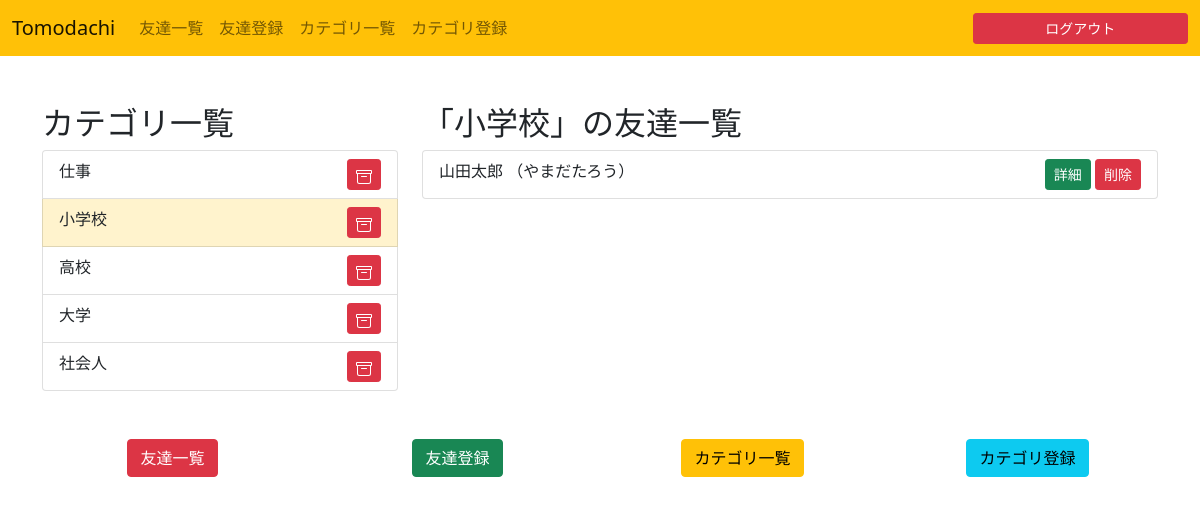
The app's page /category/9/ (signed in) with its own data.
### friendslist/models.py (models this page shows)
class Category(models.Model):
    name = models.CharField(default="", max_length=20)
    created_at = models.DateTimeField(auto_now_add=True)
    updated_at = models.DateTimeField(auto_now=True)
    user = models.ForeignKey(get_user_model(), on_delete=models.CASCADE)

class Friend(models.Model):
    name = models.CharField(default="", max_length=20)
    furigana = models.CharField(blank=True, null=True, max_length=20)
    nickname = models.CharField(blank=True, null=True, max_length=20)
    sex = models.IntegerField(default=0)
    birthday = models.DateField(blank=True, null=True, auto_now=False, auto_now_add=False)
    birthplace = models.CharField(blank=True, null=True, max_length=30)
    hobby = models.CharField(blank=True, null=True, max_length=30)
    company = models.CharField(blank=True, null=True, max_length=30)
    created_at = models.DateTimeField(auto_now_add=True)
    updated_at = models.DateTimeField(auto_now=True)
    user = models.ForeignKey(get_user_model(), on_delete=models.CASCADE)
    category = models.ForeignKey(Category, on_delete=models.CASCADE, default=1)

### friendslist/views.py (the view)
# urls.py: path('category/<slug:pk>/', views.category_index),
@login_required
def category_index(request, pk):
    user = request.user
    categories = Category.objects.filter(user=user)
    current_category = Category.objects.get(pk=pk)
    first_category = categories.first()
    friends = Friend.objects.filter(category=current_category)
    context = {
        'friends': friends,
        'categories': categories,
        'current_category': current_category,
        'first_category': first_category,
    }
    return render(request, 'friendslist/category/index.html', context)

### templates/friendslist/category/index.html (shortened to what this page needs)
{% extends 'friendslist/base.html' %}
{% block content %}
<main class="container mb-5">
    <div class="row">
        <div class="col col-md-4">
            <h2>カテゴリ一覧</h2>
            <ul class="list-group">
              {% for category in categories %}
                <li class="list-group-item {% if category.pk == current_category.pk %}list-group-item-warning{% endif %}">
                  <a href="/category/{{ category.pk }}" class="text-decoration-none text-dark">{{ category.name }}</a>
                  <a href="{% url 'category_delete' category.pk %}" class="btn btn-danger btn-sm float-end">
                  </a>
                </li>
              {% endfor %}
              </ul>
        </div>
        <div class="column col-md-8">
          <h2>「{{ current_category.name }}」の友達一覧</h2>
          <ul class="list-group">
          {% for friend in friends %}
              <li class="list-group-item">
                {{ friend.name }}
                {% if friend.furigana is not None %}
                  （{{ friend.furigana }}）
                {% endif %}
                <div class="float-end">
                  <a href="{% url 'friend' friend.pk %}" class="btn btn-success btn-sm">詳細</a>
                  <a href="{% url 'delete' friend.pk %}" class="btn btn-danger btn-sm">削除</a>
                </div>
              </li>
          {% endfor %}
          </ul>
        </div>
    </div>
</main>
{% endblock %}

### records on screen
Category: name "仕事"
Category: name "小学校"
Category: name "高校"
Category: name "大学"
Category: name "社会人"
Friend: name "山田太郎", furigana "やまだたろう"
